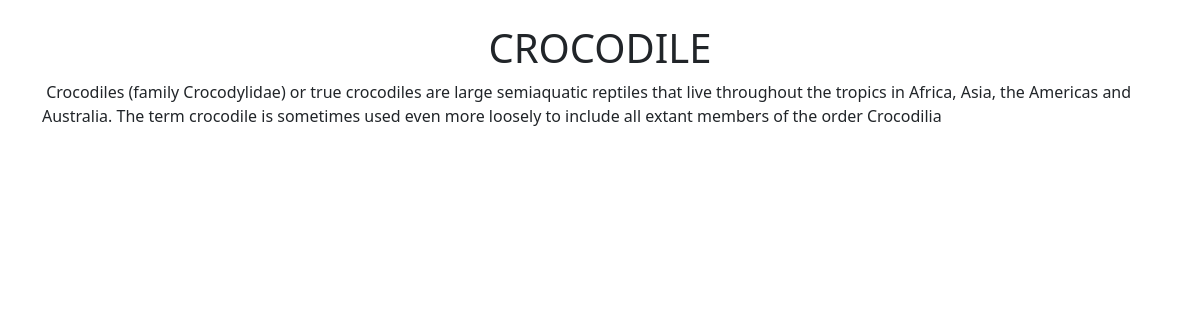
/blog_details/5/ (signed in), run on the app's committed database.
### myblogs/models.py (models this page shows, shortened)
class blog_Post(models.Model):
    blog_name =models.CharField(max_length=100)
    cover_img=models.ImageField(upload_to='images/')
    blog_description=RichTextField()
    blog_cat=models.ForeignKey(Blog_Category ,on_delete=models.CASCADE)

### myblogs/views.py (the view)
# urls.py: path('blog_details/<str:blog_id>/',views.blog_details,name ='blog_details'),
@login_required(login_url="loginuser")
def blog_details(request, blog_id):
    y=blog_Post.objects.get(id=blog_id)
    return render(request,'myblogs/blog_details.html',{"y":y})

### myblogs/templates/myblogs/blog_details.html (shortened to what this page needs)
<!DOCTYPE html>
<html lang="en">
<head>
    <link href="https://cdn.jsdelivr.net/npm/bootstrap@5.3.2/dist/css/bootstrap.min.css" rel="stylesheet">
</head>
<body>
    <div class="container ">
        <h1 class=" text-center">{{ y.blog_name }}</h1>
        {{ y.blog_description | safe | striptags }}
</body>
</html>

### data on the page
blog_Post: blog_name "CROCODILE", blog_description "Crocodiles (family Crocodylidae) or true crocodiles are large semiaquatic reptiles that live throughout the tropics in Africa, Asia, the Americas and Australia. The term crocodile is sometimes used even more loosely to include all extant members of the order Crocodilia"
